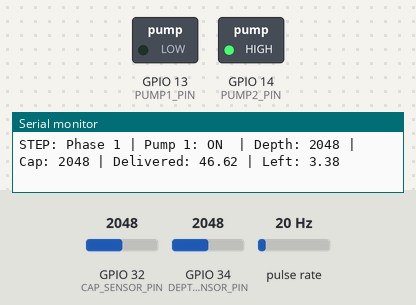
A sketch run on a simulated ESP32. Shown: switched loads named in the sketch (green lamp = pin HIGH), the last lines printed to the serial monitor. Wiring (inferred from the names in the program): pulse sensor: data GPIO 27. Inputs (shaded band) come from the test bench; at power-on: GPIO 34 (DEPTH_SENSOR_PIN) = 2048, GPIO 32 (CAP_SENSOR_PIN) = 2048, pulse rate 20 Hz.

Above: at 1.2 s.
1.3 s: GPIO 34 (DEPTH_SENSOR_PIN) set to 0
At 2.5 s:
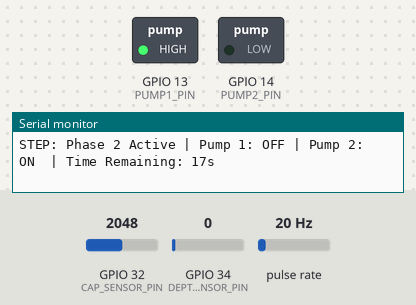
At 19.37 s:
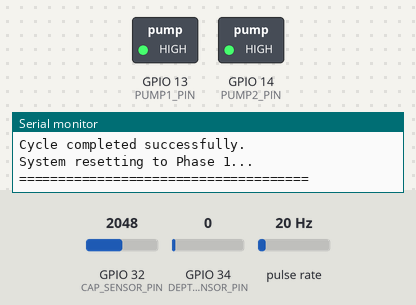
Timing chart, 0 to 38.9 s (numbered marks = the images above; inputs shaded):
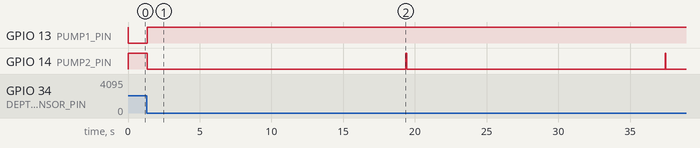

Measured:
- after the input at 1.3 s, GPIO 14 (PUMP2_PIN): alternates HIGH for 0.06 s and LOW for 18.0 s, starting at once

The sketch:

cap_depth_timer_pumps.ino
```cpp
// Define Pin Connections
const int PUMP1_PIN = 13;
const int PUMP2_PIN = 14;
const int DEPTH_SENSOR_PIN = 34;
const int CAP_SENSOR_PIN = 32;
const int FLOW_SENSOR_PIN = 27; // *** NEW: Real Flow Sensor Pin ***

// System State Variables
int currentPhase = 1;
bool pump1Running = false;        // Tracks if Pump 1 is currently active

// Volume Tracking Variables
const float TARGET_VOLUME = 50.0;  // Your target volume (e.g., in milliliters)
float currentVolume = 0.0;         // Tracks how much has been delivered so far
bool targetVolumeReached = false;  // Flag for when target is met

// *** NEW: Flow Sensor Interrupt Variables ***
volatile unsigned long pulseCount = 0; // 'volatile' tells the ESP32 this can change at any millisecond
float mlPerPulse = 2.22; // Calibration: Standard YF-S201 flow sensor is ~2.22 mL per pulse. Adjust as needed!

// Timers
unsigned long lastPrintTime = 0;
const unsigned long printInterval = 1000; // Print status every 1 second

// Timer for Pump 2
unsigned long pump2StartTime = 0;
const unsigned long pump2RunDuration = 18000; // 18 seconds (in milliseconds)

// Cooldown Timer for Pump 1
unsigned long volumeReachedTime = 0;
const unsigned long restartDelay = 10000; // 10 seconds cooldown between batches

// *** NEW: Interrupt Service Routine (ISR) for the Flow Sensor ***
// The ESP32 requires "IRAM_ATTR" to run this function in RAM for maximum speed
void IRAM_ATTR countPulse() {
  pulseCount++;
}

void setup() {
  Serial.begin(115200);

  Serial.println("\n=====================================");
  Serial.println("System Startup Initialized...");

  Serial.println("Step 1: Configuring Pins...");
  pinMode(PUMP1_PIN, OUTPUT);
  pinMode(PUMP2_PIN, OUTPUT);
  pinMode(DEPTH_SENSOR_PIN, INPUT);
  pinMode(CAP_SENSOR_PIN, INPUT);

  // *** NEW: Setup Flow Sensor Pin and attach the Interrupt ***
  pinMode(FLOW_SENSOR_PIN, INPUT_PULLUP); // PULLUP helps prevent false triggers from electrical noise
  attachInterrupt(digitalPinToInterrupt(FLOW_SENSOR_PIN), countPulse, FALLING);

  // Forcing Pumps to Initial OFF State (Active-LOW: HIGH is OFF)
  Serial.println("Step 2: Forcing Pumps to Initial OFF State...");
  digitalWrite(PUMP1_PIN, HIGH);
  digitalWrite(PUMP2_PIN, HIGH);

  Serial.println("Startup Complete!");
  Serial.println("Beginning Phase 1 -> Continuously monitoring Cap Sensor.");
  Serial.println("=====================================\n");
}

void loop() {
  // Continuously read sensors
  int depthValue = analogRead(DEPTH_SENSOR_PIN);
  int capValue = analogRead(CAP_SENSOR_PIN);
  unsigned long currentMillis = millis();

  // --- PHASE 1: Managing Pump 1 & Monitoring ---
  if (currentPhase == 1) {

    // 1. URGENT CHECK: Emergency Stop (Depth <= 0)
    if (depthValue <= 0) {
      currentPhase = 2; // Move to Phase 2
      pump1Running = false;

      digitalWrite(PUMP1_PIN, HIGH); // Immediate OFF for Pump 1 (Active-LOW)
      digitalWrite(PUMP2_PIN, LOW);  // Immediate ON for Pump 2 (Active-LOW)

      pump2StartTime = millis();     // Record the exact time Pump 2 started

      Serial.println("\n*** URGENT NOTIFICATION: Depth reached 0! ***");
      Serial.println("Emergency Stop: Pump 1");
      Serial.println("Starting Pump 2...");
      Serial.println("Beginning Phase 2 -> Goal: Run Pump 2 for 18 seconds\n");
      return; // Skip the rest of this loop iteration to enforce immediate action
    }

    // 2. NORMAL SHUTOFF CHECK: Target Volume Reached
    // *** NEW: Only evaluate this if it hasn't already been triggered ***
    if (pump1Running && !targetVolumeReached && (currentVolume >= TARGET_VOLUME)) {
      pump1Running = false;
      targetVolumeReached = true;
      digitalWrite(PUMP1_PIN, HIGH); // Turn OFF Pump 1

      volumeReachedTime = millis();  // Record the time the batch finished

      Serial.println("\n*** NOTIFICATION: Target volume delivered. Pump 1 OFF. ***");
      Serial.println("*** Starting 10-second cooldown before allowing restart... ***\n");
    }

    // 3. COOLDOWN & RESET CHECK
    // If the pump is off and we are waiting after a finished batch
    if (!pump1Running && targetVolumeReached) {
      if (currentMillis - volumeReachedTime >= restartDelay) {
        targetVolumeReached = false; // Un-lock the start check
        currentVolume = 0.0;         // Reset the flow tracker
        pulseCount = 0;              // *** NEW: Reset the physical hardware pulse counter ***
        Serial.println("\n*** EVENT: 10-second cooldown finished. System ready for next batch. ***\n");
      }
    }

    // 4. CONTINUOUS START CHECK
    // If Pump 1 is OFF, instantly check if conditions are met to start it
    if (!pump1Running) {
      if (capValue > 2000 && !targetVolumeReached && depthValue > 0) {
        pump1Running = true;
        digitalWrite(PUMP1_PIN, LOW); // Turn ON Pump 1 (Active-LOW)
        Serial.println("\n*** EVENT: Cap value > 2000. Pump 1 STARTED. ***\n");
      }
    }

    // 5. REAL FLOW COUNTER & PRINT STATUS (Every 1 second)
    if (currentMillis - lastPrintTime >= printInterval) {

      // *** NEW: Calculate real volume based on hardware pulses ***
      currentVolume = pulseCount * mlPerPulse;

      // Calculate remaining volume
      float volumeLeft = TARGET_VOLUME - currentVolume;
      if (volumeLeft < 0) volumeLeft = 0;

      // Print the updated status string
      Serial.print("STEP: Phase 1 | Pump 1: ");
      Serial.print(pump1Running ? "ON " : "OFF");
      Serial.print(" | Depth: ");
      Serial.print(depthValue);
      Serial.print(" | Cap: ");
      Serial.print(capValue);
      Serial.print(" | Delivered: ");
      Serial.print(currentVolume);
      Serial.print(" | Left: ");

      // Show "COOLDOWN" in the print instead of 0 if we are waiting
      if (!pump1Running && targetVolumeReached) {
        int cooldownLeft = (restartDelay - (currentMillis - volumeReachedTime)) / 1000;
        Serial.print("COOLDOWN (");
        Serial.print(cooldownLeft);
        Serial.println("s)");
      } else {
        Serial.println(volumeLeft);
      }

      lastPrintTime = currentMillis;
    }
  }

  // --- PHASE 2: Pump 2 running (Filling) ---
  else if (currentPhase == 2) {
    // Ensure Pump 1 stays OFF and Pump 2 stays ON
    digitalWrite(PUMP1_PIN, HIGH);
    digitalWrite(PUMP2_PIN, LOW);

    // Print status every 1 second
    if (currentMillis - lastPrintTime >= printInterval) {
      int secondsRemaining = (pump2RunDuration - (currentMillis - pump2StartTime)) / 1000;

      Serial.print("STEP: Phase 2 Active | Pump 1: OFF | Pump 2: ON  | Time Remaining: ");
      Serial.print(secondsRemaining);
      Serial.println("s");
      lastPrintTime = currentMillis;
    }

    // Check if 18 seconds have passed
    if (currentMillis - pump2StartTime >= pump2RunDuration) {
      Serial.println("\n*** EVENT: 18 seconds elapsed! ***");
      Serial.println("Shutting down Pump 2...");

      digitalWrite(PUMP1_PIN, HIGH);  // Ensure Pump 1 is OFF
      digitalWrite(PUMP2_PIN, HIGH);  // Turn OFF Pump 2

      // RESET SYSTEM FOR CONTINUOUS OPERATION
      currentPhase = 1;
      targetVolumeReached = false; // Reset the flow sensor flag for the next cycle
      currentVolume = 0.0;         // Reset the volume counter for the next cycle
      pulseCount = 0;              // *** NEW: Reset hardware pulses after phase 2 as well ***

      Serial.println("\n=====================================");
      Serial.println("Cycle completed successfully.");
      Serial.println("System resetting to Phase 1...");
      Serial.println("=====================================\n");
    }
  }

  delay(50); // Small delay for overall loop stability
}
```
